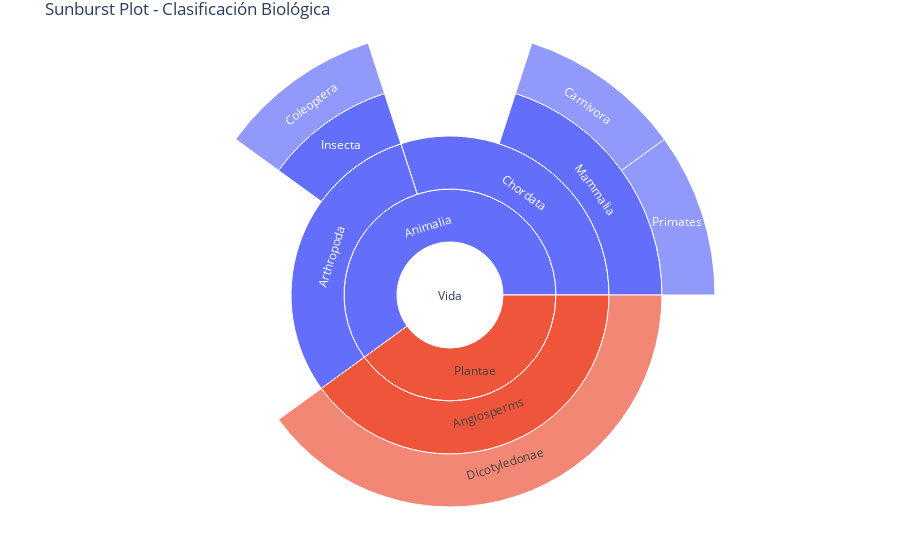

Here is the notebook cell this chart was saved with:
### Markdown cell above
### Ejemplos de otras librerías de visualización

#### Plotly

Plotly es una biblioteca de visualización interactiva que permite crear gráficos y dashboards atractivos y personalizables. Es especialmente útil para crear visualizaciones interactivas que se pueden compartir fácilmente en la web o visualizaciones complejas en las cuales se requiere un mayor nivel de control sobre la apariencia y el comportamiento de los gráficos.

### Code cell
import plotly.graph_objects as go

# Definimos la jerarquía con etiquetas, padres e IDs
labels = [
    "Vida",               # Nivel 0
    "Animalia", "Plantae",  # Nivel 1
    "Chordata", "Arthropoda", "Angiosperms",  # Nivel 2
    "Mammalia", "Insecta", "Dicotyledonae",  # Nivel 3
    "Primates", "Carnivora", "Coleoptera"   # Nivel 4
]

parents = [
    "",                 # "Vida" no tiene padre
    "Vida", "Vida",     # Animalia y Plantae son hijos de Vida
    "Animalia", "Animalia", "Plantae",  # Nivel 2
    "Chordata", "Arthropoda", "Angiosperms",  # Nivel 3
    "Mammalia", "Mammalia", "Insecta"  # Nivel 4
]

# Opcional: valores para las áreas del gráfico (pueden ser cantidades, tamaños, etc.)
values = [
    100, 60, 40,       # Vida -> Animalia y Plantae
    30, 30, 40,        # Nivel 2
    20, 10, 40,        # Nivel 3
    10, 10, 10         # Nivel 4
]

# Crear el gráfico Sunburst
fig = go.Figure(go.Sunburst(
    labels=labels,
    parents=parents,
    values=values,
    branchvalues="total",  # "total" o "remainder"
    maxdepth=-1            # puedes limitar la profundidad si deseas
))

# Configuración del layout
fig.update_layout(
    margin=dict(t=30, l=0, r=0, b=0),
    title="Sunburst Plot - Clasificación Biológica"
)

# Mostrar el gráfico
fig.show()

### Figure 1 — Plotly figure (JSON) as saved in the notebook; plotly's stock layout.template omitted (floating-point values rounded to 4 significant figures)
{"data": [{"branchvalues": "total", "labels": ["Vida", "Animalia", "Plantae", "Chordata", "Arthropoda", "Angiosperms", "Mammalia", "Insecta", "Dicotyledonae", "Primates", "Carnivora", "Coleoptera"], "maxdepth": -1, "parents": ["", "Vida", "Vida", "Animalia", "Animalia", "Plantae", "Chordata", "Arthropoda", "Angiosperms", "Mammalia", "Mammalia", "Insecta"], "values": [100, 60, 40, 30, 30, 40, 20, 10, 40, 10, 10, 10], "type": "sunburst"}], "layout": {"margin": {"t": 30, "l": 0, "r": 0, "b": 0}, "title": {"text": "Sunburst Plot - Clasificación Biológica"}}}
